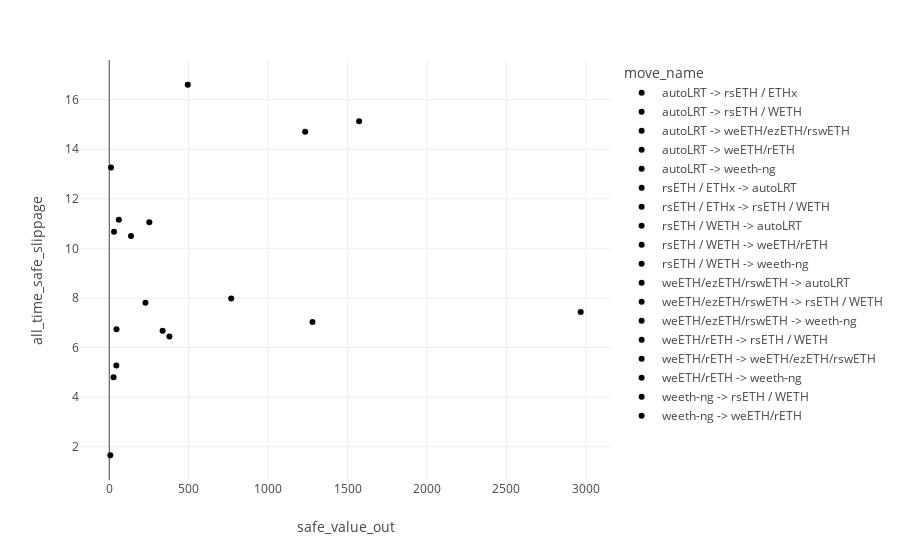

Notebook code cell kept with this figure:
### Code cell
px.scatter(by_move_name, x="safe_value_out", y="all_time_safe_slippage", color=by_move_name.index)

### Figure 1 — Plotly figure (JSON) as saved in the notebook; plotly's stock layout.template omitted (floating-point values rounded to 4 significant figures)
{"data": [{"hovertemplate": "move_name=autoLRT -> rsETH / ETHx<br>safe_value_out=%{x}<br>all_time_safe_slippage=%{y}<extra></extra>", "legendgroup": "autoLRT -> rsETH / ETHx", "marker": {"color": "#000001", "symbol": "circle"}, "mode": "markers", "name": "autoLRT -> rsETH / ETHx", "orientation": "v", "showlegend": true, "type": "scatter", "x": [494.0], "xaxis": "x", "y": [16.6], "yaxis": "y"}, {"hovertemplate": "move_name=autoLRT -> rsETH / WETH<br>safe_value_out=%{x}<br>all_time_safe_slippage=%{y}<extra></extra>", "legendgroup": "autoLRT -> rsETH / WETH", "marker": {"color": "#000002", "symbol": "circle"}, "mode": "markers", "name": "autoLRT -> rsETH / WETH", "orientation": "v", "showlegend": true, "type": "scatter", "x": [1233.0], "xaxis": "x", "y": [14.7], "yaxis": "y"}, {"hovertemplate": "move_name=autoLRT -> weETH/ezETH/rswETH<br>safe_value_out=%{x}<br>all_time_safe_slippage=%{y}<extra></extra>", "legendgroup": "autoLRT -> weETH/ezETH/rswETH", "marker": {"color": "#000003", "symbol": "circle"}, "mode": "markers", "name": "autoLRT -> weETH/ezETH/rswETH", "orientation": "v", "showlegend": true, "type": "scatter", "x": [252.3], "xaxis": "x", "y": [11.05], "yaxis": "y"}, {"hovertemplate": "move_name=autoLRT -> weETH/rETH<br>safe_value_out=%{x}<br>all_time_safe_slippage=%{y}<extra></extra>", "legendgroup": "autoLRT -> weETH/rETH", "marker": {"color": "#000004", "symbol": "circle"}, "mode": "markers", "name": "autoLRT -> weETH/rETH", "orientation": "v", "showlegend": true, "type": "scatter", "x": [767.5], "xaxis": "x", "y": [7.98], "yaxis": "y"}, {"hovertemplate": "move_name=autoLRT -> weeth-ng<br>safe_value_out=%{x}<br>all_time_safe_slippage=%{y}<extra></extra>", "legendgroup": "autoLRT -> weeth-ng", "marker": {"color": "#000005", "symbol": "circle"}, "mode": "markers", "name": "autoLRT -> weeth-ng", "orientation": "v", "showlegend": true, "type": "scatter", "x": [2968.0], "xaxis": "x", "y": [7.434], "yaxis": "y"}, {"hovertemplate": "move_name=rsETH / ETHx -> autoLRT<br>safe_value_out=%{x}<br>all_time_safe_slippage=%{y}<extra></extra>", "legendgroup": "rsETH / ETHx -> autoLRT", "marker": {"color": "#000006", "symbol": "circle"}, "mode": "markers", "name": "rsETH / ETHx -> autoLRT", "orientation": "v", "showlegend": true, "type": "scatter", "x": [44.35], "xaxis": "x", "y": [5.273], "yaxis": "y"}, {"hovertemplate": "move_name=rsETH / ETHx -> rsETH / WETH<br>safe_value_out=%{x}<br>all_time_safe_slippage=%{y}<extra></extra>", "legendgroup": "rsETH / ETHx -> rsETH / WETH", "marker": {"color": "#000007", "symbol": "circle"}, "mode": "markers", "name": "rsETH / ETHx -> rsETH / WETH", "orientation": "v", "showlegend": true, "type": "scatter", "x": [137.0], "xaxis": "x", "y": [10.5], "yaxis": "y"}, {"hovertemplate": "move_name=rsETH / WETH -> autoLRT<br>safe_value_out=%{x}<br>all_time_safe_slippage=%{y}<extra></extra>", "legendgroup": "rsETH / WETH -> autoLRT", "marker": {"color": "#000008", "symbol": "circle"}, "mode": "markers", "name": "rsETH / WETH -> autoLRT", "orientation": "v", "showlegend": true, "type": "scatter", "x": [10.85], "xaxis": "x", "y": [13.27], "yaxis": "y"}, {"hovertemplate": "move_name=rsETH / WETH -> weETH/rETH<br>safe_value_out=%{x}<br>all_time_safe_slippage=%{y}<extra></extra>", "legendgroup": "rsETH / WETH -> weETH/rETH", "marker": {"color": "#000009", "symbol": "circle"}, "mode": "markers", "name": "rsETH / WETH -> weETH/rETH", "orientation": "v", "showlegend": true, "type": "scatter", "x": [30.0], "xaxis": "x", "y": [10.67], "yaxis": "y"}, {"hovertemplate": "move_name=rsETH / WETH -> weeth-ng<br>safe_value_out=%{x}<br>all_time_safe_slippage=%{y}<extra></extra>", "legendgroup": "rsETH / WETH -> weeth-ng", "marker": {"color": "#000010", "symbol": "circle"}, "mode": "markers", "name": "rsETH / WETH -> weeth-ng", "orientation": "v", "showlegend": true, "type": "scatter", "x": [1279.0], "xaxis": "x", "y": [7.033], "yaxis": "y"}, {"hovertemplate": "move_name=weETH/ezETH/rswETH -> autoLRT<br>safe_value_out=%{x}<br>all_time_safe_slippage=%{y}<extra></extra>", "legendgroup": "weETH/ezETH/rswETH -> autoLRT", "marker": {"color": "#000001", "symbol": "circle"}, "mode": "markers", "name": "weETH/ezETH/rswETH -> autoLRT", "orientation": "v", "showlegend": true, "type": "scatter", "x": [26.87], "xaxis": "x", "y": [4.806], "yaxis": "y"}, {"hovertemplate": "move_name=weETH/ezETH/rswETH -> rsETH / WETH<br>safe_value_out=%{x}<br>all_time_safe_slippage=%{y}<extra></extra>", "legendgroup": "weETH/ezETH/rswETH -> rsETH / WETH", "marker": {"color": "#000002", "symbol": "circle"}, "mode": "markers", "name": "weETH/ezETH/rswETH -> rsETH / WETH", "orientation": "v", "showlegend": true, "type": "scatter", "x": [6.472], "xaxis": "x", "y": [1.657], "yaxis": "y"}, {"hovertemplate": "move_name=weETH/ezETH/rswETH -> weeth-ng<br>safe_value_out=%{x}<br>all_time_safe_slippage=%{y}<extra></extra>", "legendgroup": "weETH/ezETH/rswETH -> weeth-ng", "marker": {"color": "#000003", "symbol": "circle"}, "mode": "markers", "name": "weETH/ezETH/rswETH -> weeth-ng", "orientation": "v", "showlegend": true, "type": "scatter", "x": [45.35], "xaxis": "x", "y": [6.738], "yaxis": "y"}, {"hovertemplate": "move_name=weETH/rETH -> rsETH / WETH<br>safe_value_out=%{x}<br>all_time_safe_slippage=%{y}<extra></extra>", "legendgroup": "weETH/rETH -> rsETH / WETH", "marker": {"color": "#000004", "symbol": "circle"}, "mode": "markers", "name": "weETH/rETH -> rsETH / WETH", "orientation": "v", "showlegend": true, "type": "scatter", "x": [227.6], "xaxis": "x", "y": [7.807], "yaxis": "y"}, {"hovertemplate": "move_name=weETH/rETH -> weETH/ezETH/rswETH<br>safe_value_out=%{x}<br>all_time_safe_slippage=%{y}<extra></extra>", "legendgroup": "weETH/rETH -> weETH/ezETH/rswETH", "marker": {"color": "#000005", "symbol": "circle"}, "mode": "markers", "name": "weETH/rETH -> weETH/ezETH/rswETH", "orientation": "v", "showlegend": true, "type": "scatter", "x": [60.01], "xaxis": "x", "y": [11.16], "yaxis": "y"}, {"hovertemplate": "move_name=weETH/rETH -> weeth-ng<br>safe_value_out=%{x}<br>all_time_safe_slippage=%{y}<extra></extra>", "legendgroup": "weETH/rETH -> weeth-ng", "marker": {"color": "#000006", "symbol": "circle"}, "mode": "markers", "name": "weETH/rETH -> weeth-ng", "orientation": "v", "showlegend": true, "type": "scatter", "x": [335.7], "xaxis": "x", "y": [6.674], "yaxis": "y"}, {"hovertemplate": "move_name=weeth-ng -> rsETH / WETH<br>safe_value_out=%{x}<br>all_time_safe_slippage=%{y}<extra></extra>", "legendgroup": "weeth-ng -> rsETH / WETH", "marker": {"color": "#000007", "symbol": "circle"}, "mode": "markers", "name": "weeth-ng -> rsETH / WETH", "orientation": "v", "showlegend": true, "type": "scatter", "x": [1573.0], "xaxis": "x", "y": [15.13], "yaxis": "y"}, {"hovertemplate": "move_name=weeth-ng -> weETH/rETH<br>safe_value_out=%{x}<br>all_time_safe_slippage=%{y}<extra></extra>", "legendgroup": "weeth-ng -> weETH/rETH", "marker": {"color": "#000008", "symbol": "circle"}, "mode": "markers", "name": "weeth-ng -> weETH/rETH", "orientation": "v", "showlegend": true, "type": "scatter", "x": [378.6], "xaxis": "x", "y": [6.443], "yaxis": "y"}], "layout": {"legend": {"title": {"text": "move_name"}, "tracegroupgap": 0}, "margin": {"t": 60}, "xaxis": {"anchor": "y", "domain": [0, 1], "title": {"text": "safe_value_out"}}, "yaxis": {"anchor": "x", "domain": [0, 1], "title": {"text": "all_time_safe_slippage"}}}}
